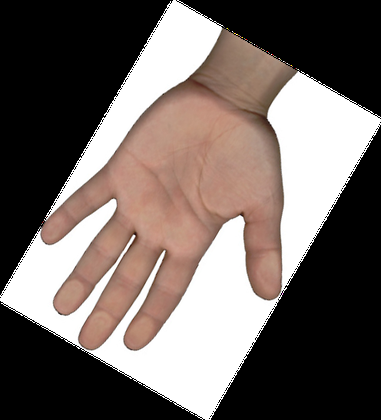
%> input picture optimal-estimation/tpsWarp/data/hand5.png, 381 x 420 px, shrunk from 496 x 547 before the run
$ octave tpsDemo.m   (GNU Octave 9; MATLAB toolbox functions it lacks are replaced by stand-ins)
%> lines starting %> are read from the running program, lines starting %| are printed output that depends on the picture; in (x1, y1, x2, y2) boxes, pixels count from 0 and x2, y2 are one past the last pixel; in counts of white or black regions, pixels touching at a corner belong together; the program's own positions count from 1
%> further down, imgMov is the input picture: size 420x381x3 uint8; mean R, G, B 112.1, 101.9, 97.5
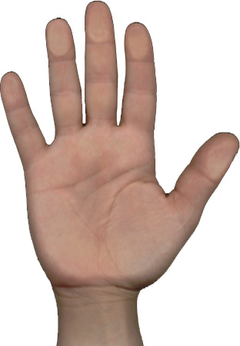
%> input picture optimal-estimation/tpsWarp/data/hand1.png, 240 x 346 px, shrunk from 312 x 451 before the run
%> further down, imgFix is the input picture: size 346x240x3 uint8; mean R, G, B 210.3, 190.7, 182.3
### optimal-estimation/tpsWarp/tpswarp.m
function [imgw, imgwr, map, bendingEnergy] = tpswarp(img, outDim, Zp, Zs, interp, lambda)
%> called with outDim = [381 420], lambda = 0
%
% Description: Thin-Plane spline warping of the input image (img) to
% output image (imgw). The warping is defined by a set of reference points
% (Zp=[Xp Yp]) on the [img] image and a set of corresponding points (Zs)
% on the (imgw) image. The warping will translate Zp in img to Zs in imgw.
%
% Input:
% img - input image
% outDim - Output canvas ([W H])
% Zp - landmark in img
% Zs - landmark in canvas
% interp.method - interpolation mode('nearest', 'invdist', 'none')
% interp.radius - Max radius for nearest neighbor interpolation or
%                 Radius of inverse weighted interpolation
% interp.power - power for inverse weighted interpolation
% lambda = regularization paramter
%         (0 - exact matching, high - reduced to least squares fitting)
% Output:
% imgw - warped image with no holes
% imgwr - warped image with holes
% map - Map of the canvas with 0 indicating holes and 1 indicating pixel
%
% Reference:
% F.L. Bookstein, "Principal Warps: Thin-Plate splines and the
% decomposition of deformations", IEEE Transaction on Pattern Analysis and
% Machine Intelligence, Vol. 11, No. 6, June 1989

%% Initialization
NPs = size(Zp,1); % number of landmark points

imgH = size(img,1); % height
%> imgH = 420
imgW = size(img,2); % width
%> imgW = 381

outH = outDim(2);
%> outH = 420
outW = outDim(1);
%> outW = 381

% landmark in input
Xp = Zp(:,1)';
Yp = Zp(:,2)';

% landmark in output (homologous)
Xs = Zs(:,1)';
Ys = Zs(:,2)';

%% Algebra of Thin-plate splines

% Compute thin-plate spline mapping [W|a1 ax ay] using landmarks
alpha = computeRegularizer(Xp, Yp, NPs);
regularizer = alpha^2 * lambda;
[wL]=computeWl(Xp, Yp, NPs, regularizer);
wY = [Xs(:) Ys(:); zeros(3,2)]; % Y = ( V| 0 0 0)'   where V = [G] where G is landmark homologous (nx2) ; Y is col vector of length (n+3)
wW = inv(wL)*wY; % (W|a1 ax ay)' = inv(L)*Y
bendingEnergy = computeBendingEnergy(Xp, Yp, NPs, wW, regularizer);


% Thin-plate spline mapping (Map all points in the plane)
% f(x,y) = a1 + ax * x + ay * y + SUM(wi * U(|Pi-(x,y)|)) for i = 1 to n
[Xw, Yw]=tpsMap(wW, imgH, imgW, Xp, Yp, NPs);

%% Warping

% input grid for warping
[X Y] = meshgrid(1:imgH,1:imgW); % HxW

% Nearest neighbor or inverse distance weighted based interpolation
[imgw,imgwr,map] = interp2d(X(:), Y(:), img, Xw, Yw, outH, outW, interp);

return

%% [L] = [[K P];[P' 0]]
% np - number of landmark points
% (xp, yp) - coordinate of landmark points
function [wL]=computeWl(xp, yp, np, regularizer)
rXp = repmat(xp(:),1,np); % 1xNp to NpxNp
rYp = repmat(yp(:),1,np); % 1xNp to NpxNp

wR = sqrt((rXp-rXp').^2 + (rYp-rYp').^2); % compute r(i,j)
wK = radialBasis(wR) + regularizer; % compute [K] with elements U(r)=r^2 * log (r^2)
wP = [ones(np,1) xp(:) yp(:)]; % [P] = [1 xp' yp'] where (xp',yp') are n landmark points (nx2)
wL = [wK wP;wP' zeros(3,3)]; % [L] = [[K P];[P' 0]]

return

%% Compute the bending energy, If = W * K * W'
function bendingEnergy = computeBendingEnergy(xp, yp, np, wW, regularizer)
rXp = repmat(xp(:),1,np); % 1xNp to NpxNp
rYp = repmat(yp(:),1,np); % 1xNp to NpxNp
wR = sqrt((rXp-rXp').^2 + (rYp-rYp').^2); % compute r(i,j)
wK = radialBasis(wR); % compute [K] with elements U(r)=r^2 * log (r^2)
zeroWK = find(wK == 0);
wK = wK + regularizer; % add regularizer to non-zero values of K
wK(zeroWK) = 0;
W = wW(1:size(xp,2));
bendingEnergy = W*wK*W';
return

%% Compute Regularization val = 1/np^2(sum(sum(dist(xi,yi,xj,yi)))
function val = computeRegularizer(xp, yp, np)
%> called with np = 8
    val = 0.0;
    for i = 1 : np
        for j = 1 : np
            val = val + sqrt((xp(i)-xp(j)).^2+(yp(i)-yp(j)).^2);
        end
    end
    val = val / (np.^2);
return

%% Mapping: f(x,y) = a1 + ax * x + ay * y + SUM(wi * U(|Pi-(x,y)|)) for i = 1 to n
% np - number of landmark points
% (xp, yp) - coordinate of landmark points
function [Xw, Yw]=tpsMap(wW, imgH, imgW, xp, yp, np)
%> called with imgH = 420, imgW = 381, np = 8

[X Y] = meshgrid(1:imgH,1:imgW); % HxW
X=X(:)'; % convert to 1D array by reading columnwise (NWs=H*W)
Y=Y(:)'; % convert to 1D array (NWs)
NWs = length(X); % total number of points in the plane
%> NWs = 160020

% all points in plane
rX = repmat(X,np,1); % Np x NWs
rY = repmat(Y,np,1); % Np x NWs

% landmark points
rxp = repmat(xp(:),1,NWs); % 1xNp to Np x NWs
ryp = repmat(yp(:),1,NWs); % 1xNp to Np x NWs

% Mapping Algebra
wR = sqrt((rxp-rX).^2 + (ryp-rY).^2); % distance measure r(i,j)=|Pi-(x,y)|

wK = radialBasis(wR); % compute [K] with elements U(r)=r^2 * log (r^2)
wP = [ones(NWs,1) X(:) Y(:)]'; % [P] = [1 x' y'] where (x',y') are n landmark points (nx2)
wL = [wK;wP]'; % [L] = [[K P];[P' 0]]

Xw  = wL*wW(:,1); % [Pw] = [L]*[W]
Yw  = wL*wW(:,2); % [Pw] = [L]*[W]
return

%% k=(r^2) * log(r)
function [ko]=radialBasis(ri)
r1i = ri;
r1i(find(ri==0))=realmin; % Avoid log(0)=inf
ko = (ri.^2).*log(r1i);
%ko = 2*(ri.^2).*log(r1i);
return

### optimal-estimation/tpsWarp/interp2d.m
function [imgw, imgwr, map] = interp2d(X, Y, img, Xwr, Ywr, outH, outW, interp)
%> called with outH = 420, outW = 381
% Description:
% Interpolation of the warped grid using nearest neighbor and inverse
% distance weighted interpolation
%
% Inputs:
% X,Y - mesh grid of input image
% Xwr, Ywr - warped grid
% img - input image
% outH, outW - output warped image dimensions
% interp.method - interpolation mode('nearest', 'invdist', 'none')
% interp.radius - Max radius for nearest neighbor interpolation or
%                 Radius of inverse weighted interpolation
% interp.power - power for inverse weighted interpolation
%
% Output:
% imgw - interpolated image (warp+interpolate)
% imgwr - warped image with holes
% map - Map of the canvas with 0 indicating holes and 1 indicating pixel

%% initialization
color = size(img,3);
%> color = 3
imgwr=zeros(outH,outW,color); % output image
% window dimension for filling
maxhw = fix((interp.radius-1)/2);
% input image params
color = size(img,3);
imgH  = size(img,1);
%> imgH = 420
imgW  = size(img,2);
%> imgW = 381

%% Round warping coordinates
% rounding warped coordinates
Xwi = round(Xwr);
Ywi = round(Ywr);

% Bound warped coordinates to image frame
Xwi = max(min(Xwi,outH),1);
Ywi = max(min(Ywi,outW),1);

% Convert 2D coordinates into 1D indices
fiw = sub2ind([outH,outW],Xwi,Ywi); % warped coordinates
fip = sub2ind([imgH,imgW],X,Y); % input

%% Warped image construction with holes
% Note: This mapping doesn't treat 2 or more points (from source image)
%     mapping to same point (on warped image) differently than 1-1 mapping.
o_r=zeros(outH,outW);
for colIx = 1:color,
    img_r=img(:,:,colIx);
    o_r(fiw)=img_r(fip);
    imgwr(:,:,colIx)=o_r;
end
%> this loop made 3 passes
%> pass 1, in interp2d, `img_r=img(:,:,colIx);`:
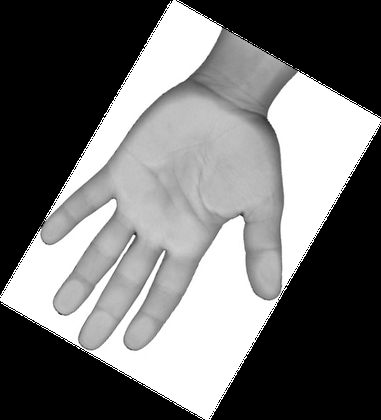
%> img_r: size 420x381 uint8; min 0, max 255, mean 112.1
%> pass 3, in interp2d, `img_r=img(:,:,colIx);`:
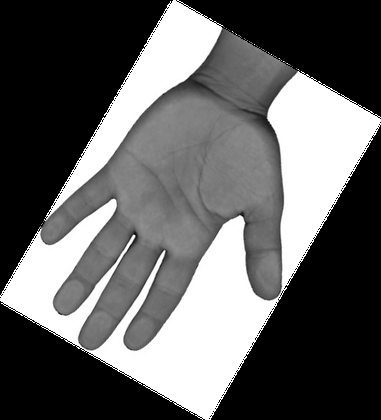
%> img_r: size 420x381 uint8; min 0, max 255, mean 97.5
%> after the loop:
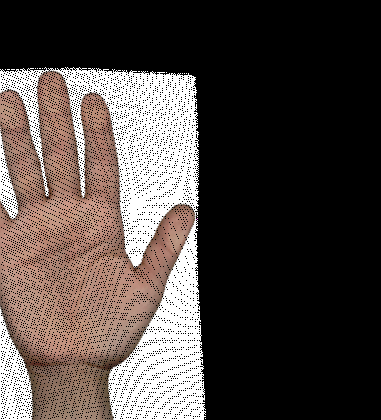
%> imgwr: size 420x381x3 double; mean R, G, B 78.8, 70.3, 66.7
%> after the loop:
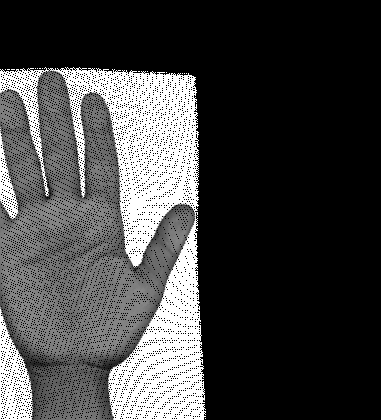
%> o_r: size 420x381 double; min 0, max 255, mean 66.7


%% Filling of holes

% Create a binary image with 0s for holes and 1s for mappings
map=zeros(outH,outW);
map(fiw)=1;
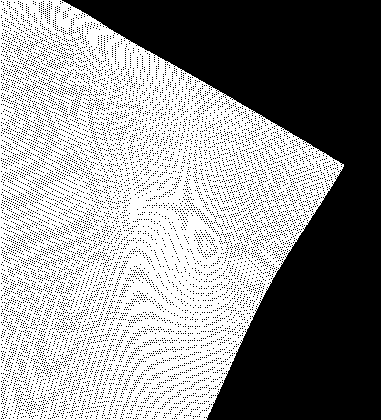
%> map: size 420x381 double; values 0 (black) and 1 (white), 56.5% white; 12077 black regions (12076 under 20 px), largest, box (x1, y1, x2, y2) and area: (62, 0, 381, 420) 57561

% Fill holes
if strcmp(interp.method,'nearest') % Median of nearest neigbor filling
    imgw = nearestInterp(imgwr, map, maxhw); % fill

elseif strcmp(interp.method,'invdist')% inverse distance weighted interpolation
    imgw = idwMvInterp(imgwr, map, maxhw, interp.power); % fill
else
    imgw = imgwr;
end

return;

### optimal-estimation/tpsWarp/idwMvInterp.m
function out = idwMvInterp(imgw, map, maxhw, p )
%> called with maxhw = 2, p = 2
% Description:
% Fill holes using Inverse Distance Weighting interpolation
%
% Inputs:
% imgw - input image
% map - Map of the canvas with 0 indicating holes and 1 indicating pixel
% maxhw - Radius of inverse weighted interpolation
% p - power for inverse weighted interpolation
%
% Output:
% out - interpolated image

outH  = size(imgw,1);
%> outH = 420
outW  = size(imgw,2);
%> outW = 381
out = imgw;

[yi_arr, xi_arr] = find(map==0); % Find locations needing fill
%> yi_arr = 69659 values from 1 to 420; xi_arr = 69659 values from 2 to 381
if isempty(yi_arr) == false
    color = size(imgw,3);
    for ix = 1:length(yi_arr),

        xi = xi_arr(ix);
        yi = yi_arr(ix);

        % Find min window which has non-hole neighbors
        yixL=max(yi-maxhw,1);
        yixU=min(yi+maxhw,outH);
        xixL=max(xi-maxhw,1);
        xixU=min(xi+maxhw,outW);

        % use inverse distance weighting filter for filling
        mapw = map(yixL:yixU,xixL:xixU);
        if isempty(find(mapw, 1)) == false,
            wk = compWk(mapw, xi-xixL+1, yi-yixL+1, p); % compute weights for interpolation
            for colIx = 1:color,
                out(yi,xi,colIx) = idw(imgw(yixL:yixU, xixL:xixU, colIx), mapw, wk); % interpolation
            end
        end
    end
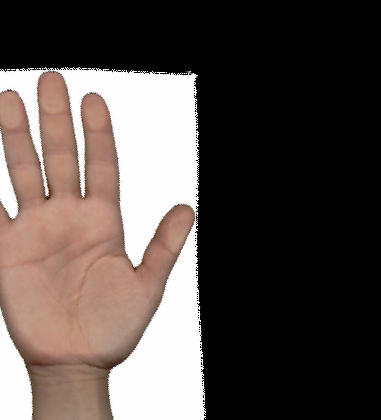
%> out: size 420x381x3 double; 5.23% of pixels changed, all inside (x1, y1, x2, y2) = (1, 65, 208, 420); drawn with min black and max white
%> after the loop, wk = [0.125 0.2 0.25 0.2 0.125; 0.2 0.5 1 0.5 0.2; 0.25 1 Inf 1 0.25; 0.2 0.5 1 0.5 0.2; 0.125 0.2 0.25 0.2 0.125]
end

return;

% compute wk
function wk = compWk(map, cx, cy, p)

[h,w] = size(map);
[x,y] = meshgrid(1:h,1:w);
y=(y-cx).^2;
x=(x-cy).^2;
d2=x+y; % square of distance
wk = 1./(d2'.^(p/2));

return;

% Inverse distance weighting
% [9 lines left out: function idw, not called in this run]

### optimal-estimation/tpsWarp/tpsDemo.m
% Start demo
% Read fixed and moving image files
imgFixedFileName = 'data\hand1.png';
imgMovFileName = 'data\hand5.png';

% Save the landmarks
landmarksFileName = 'data\lm_hand.mat';
% Set manualLandmarks to 1 if you want to enter landmarks manually
manualLandmarks = 0;
% Set this flag to 0 if no NIFTI 3D data is being read
brainFlag = 0;
% Configure the regularization parameter, 0-> exact, high -> relax exact
lambda = 0.0;
% Set this flag to 1 if you want the overlap output
showOverlap = 1;

imgMov = imread(imgMovFileName);
imgFix = imread(imgFixedFileName);

% Set interpolation method
%'nearest'; %'none' % interpolation method
interp.method = 'invdist';
% radius or median filter dimension
interp.radius = 5;
%power for inverse weighting interpolation method
interp.power = 2;

% Get the landmarks manually or through a file
if manualLandmarks == 1
    [Xp Yp Xs Ys] = getLandmarks(imgFix, imgMov, landmarksFileName, brainFlag);
else
    load(landmarksFileName);
end

%% Warping
% thin plate spline warping
[imgW, imgWr, map, bendingEnergy]  = tpswarp(imgMov,[size(imgMov,2) size(imgMov,1)],...
                                             [Xp' Yp'],[Xs' Ys'],interp, lambda);
%> bendingEnergy = 0.00993
imgW = uint8(imgW);
imgWr = uint8(imgWr);

%% Display Output
figure(1)
Hp = subplot(1,3,1);
image(imgFix);
title('Fixed Image');
for ix = 1 : length(Xs),
%> (the run ends here)
